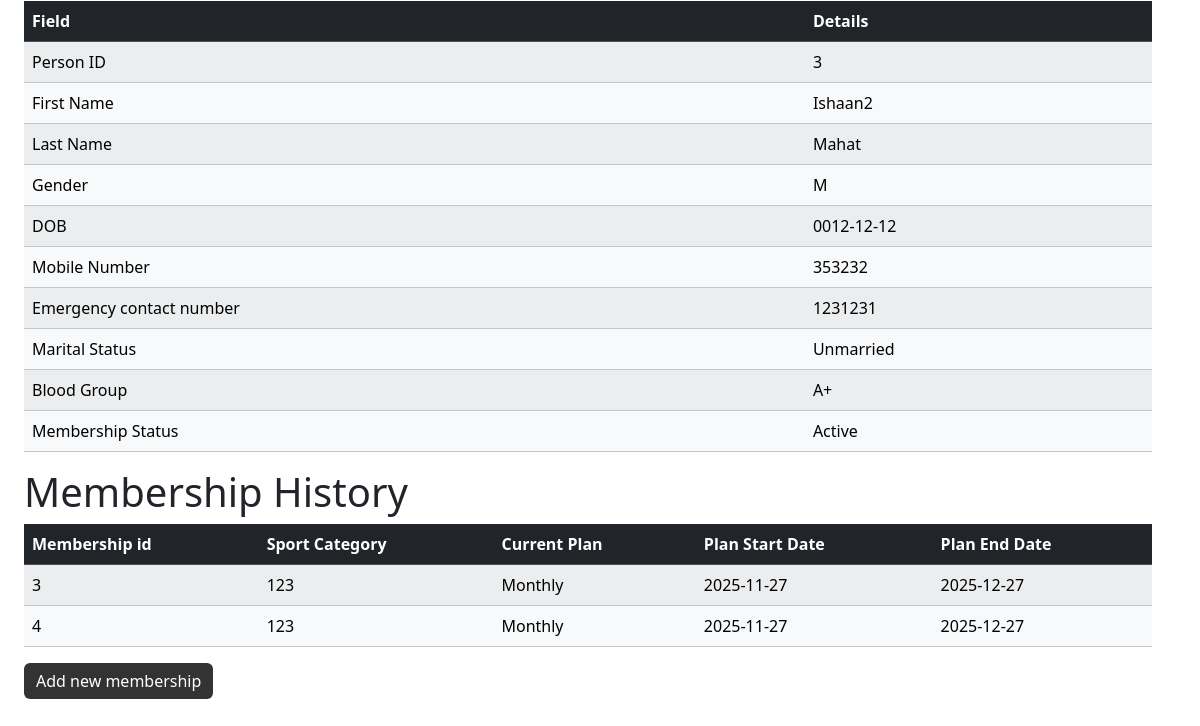
Page /fetch_data?member_id=3 (lower part) on the earlier database version.
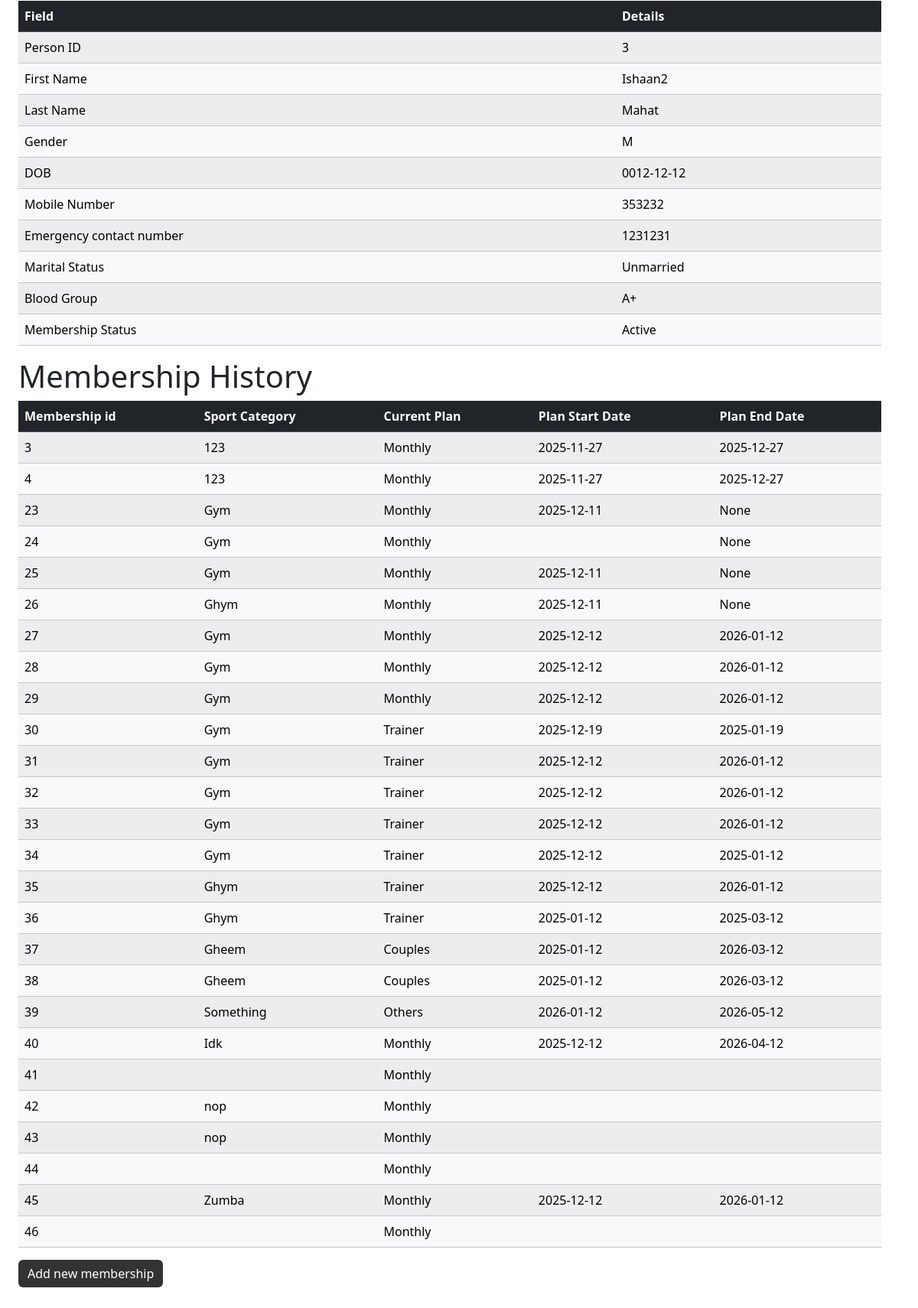
Same page on the later database version.
### tables this page shows
CREATE TABLE persons(
    person_id INTEGER, /*primary key for  member*/
    first_name TEXT,
    last_name TEXT,
    photo TEXT, /* passport size photo name, which will be stored in /static/uploads */
    gender VARCHAR(1),/* M or F or O (Male, Female, Other) */
    dob DATE,
    temporary_address TEXT,
    permanent_address TEXT,
    mobile_number TEXT,
    occupation TEXT,
    emergency_number TEXT,
    married INTEGER, /* 0 for unmarried 1 for married*/
    blood_group TEXT,
    PRIMARY KEY (person_id) /* Automatically increments the id for new record in the table */
);

CREATE TABLE memberships(
    membership_id INTEGER,
    sport_category TEXT,
    current_plan TEXT,
    plan_start_date DATE,
    plan_end_date DATE,
    member_id INTEGER,
    FOREIGN KEY (member_id) REFERENCES members(member_id)
    PRIMARY KEY(membership_id)
);

### app.py (the view)
@app.route("/fetch_data")
def fetch_data():
    id_in_url = request.args.get('member_id')
    details = db.execute("SELECT * FROM persons WHERE persons.person_id = ?", id_in_url)[0]
    ongoing_plans = db.execute("SELECT * FROM memberships WHERE member_id = ?", id_in_url)
    plan_ongoing = False
    if(len(ongoing_plans) != 0):
        plan_ongoing = True
    return render_template("fetch_data.html", current_page="member_data", details=details, plan_ongoing=plan_ongoing, ongoing_plans=ongoing_plans)

### templates/fetch_data.html (shortened to what this page needs)
{% extends "template.html" %}
{% block body %}
    <table class="table table-striped">
            <thead class="table-dark">
                <tr>
                        <th>Field</th>
                        <th>Details</th>
                </tr>
            </thead>
            <tbody class="table-light">
                    <tr>
                        <td>Person ID</td>
                        <td data-id="{{details['person_id']}}" id="fetched_person_id">{{details["person_id"]}}</td>
                    </tr>
                    <tr>
                        <td>First Name</td>
                        <td>{{details["first_name"]}}</td>
                    </tr>
                    <tr>
                        <td>Last Name</td>
                        <td>{{details["last_name"]}}</td>
                    </tr>
                    <tr>
                        <td>Gender</td>
                        <td>{{details["gender"]}}</td>
                    </tr>
                    <tr>
                        <td>DOB</td>
                        <td>{{details["dob"]}}</td>
                    </tr>
                     <tr>
                        <td>Mobile Number</td>
                        <td>{{details["mobile_number"]}}</td>
                    </tr>
                     <tr>
                        <td>Emergency contact number</td>
                        <td>{{details["emergency_number"]}}</td>
                    </tr>
                     <tr>
                        <td>Marital Status</td>
                        <td>
                            {% if details["married"] %}
                                Married
                            {% else %}
                                Unmarried
                            {% endif %}
                    </tr>
                     <tr>
                        <td>Blood Group</td>
                        <td>{{details["blood_group"]}}</td>
                    </tr>
                    <tr>
                        <td>Membership Status</td>
                        <td>{% if plan_ongoing %} Active {% else %} Inactive {% endif %}</td>
                    </tr>
            </tbody>
    </table>
    {% if plan_ongoing %}
        <h1>Membership History</h1>
        <div>
            <table class="table table-striped">
                <thead class="table-dark">
                    <th>Membership id</th>
                    <th>Sport Category</th>
                    <th>Current Plan</th>
                    <th>Plan Start Date</th>
                    <th>Plan End Date</th>
                </thead>
                <tbody class="table-light" id="membership_list_table">
                    {% for plan in ongoing_plans %}
                    <tr>
                        <td>{{plan.membership_id}}</td>
                        <td>{{plan.sport_category}}</td>
                        <td>{{plan.current_plan}}</td>
                        <td>{{plan.plan_start_date}}</td>
                        <td>{{plan.plan_end_date}}</td>
                    </tr>
                    {% endfor %}
                </tbody>
            </table>
        </div>
    {% endif %}
    <button id="membership_renewer" class="black-button btn btn-primary mb-3 d-flex align-items-center gap-3">Add new membership</button>
{% endblock %}

### templates/template.html (shortened to what this page needs)
<!DOCTYPE html>
<html lang="en">
<head>
</head>
<body>
    <link href="https://cdn.jsdelivr.net/npm/bootstrap@5.3.8/dist/css/bootstrap.min.css" rel="stylesheet">
    <link rel="stylesheet" href="/static/main.css">
{% block body %}
{% endblock %}
</body>
</html>

### static/main.css (style rules this page uses)
body { padding: 1%; }
body { margin: 2% 3% 4% 1%; }
.black-button { background: #333; border: #333; }

Differences in the rows shown:
added memberships: membership_id "23", sport_category "Gym", current_plan "Monthly", plan_start_date "2025-12-11", plan_end_date "None"
added memberships: membership_id "24", sport_category "Gym", current_plan "Monthly", plan_end_date "None"
added memberships: membership_id "25", sport_category "Gym", current_plan "Monthly", plan_start_date "2025-12-11", plan_end_date "None"
added memberships: membership_id "26", sport_category "Ghym", current_plan "Monthly", plan_start_date "2025-12-11", plan_end_date "None"
added memberships: membership_id "27", sport_category "Gym", current_plan "Monthly", plan_start_date "2025-12-12", plan_end_date "2026-01-12"
added memberships: membership_id "28", sport_category "Gym", current_plan "Monthly", plan_start_date "2025-12-12", plan_end_date "2026-01-12"
added memberships: membership_id "29", sport_category "Gym", current_plan "Monthly", plan_start_date "2025-12-12", plan_end_date "2026-01-12"
added memberships: membership_id "30", sport_category "Gym", current_plan "Trainer", plan_start_date "2025-12-19", plan_end_date "2025-01-19"
added memberships: membership_id "31", sport_category "Gym", current_plan "Trainer", plan_start_date "2025-12-12", plan_end_date "2026-01-12"
added memberships: membership_id "32", sport_category "Gym", current_plan "Trainer", plan_start_date "2025-12-12", plan_end_date "2026-01-12"
added memberships: membership_id "33", sport_category "Gym", current_plan "Trainer", plan_start_date "2025-12-12", plan_end_date "2026-01-12"
added memberships: membership_id "34", sport_category "Gym", current_plan "Trainer", plan_start_date "2025-12-12", plan_end_date "2025-01-12"
added memberships: membership_id "35", sport_category "Ghym", current_plan "Trainer", plan_start_date "2025-12-12", plan_end_date "2026-01-12"
added memberships: membership_id "36", sport_category "Ghym", current_plan "Trainer", plan_start_date "2025-01-12", plan_end_date "2025-03-12"
added memberships: membership_id "37", sport_category "Gheem", current_plan "Couples", plan_start_date "2025-01-12", plan_end_date "2026-03-12"
added memberships: membership_id "38", sport_category "Gheem", current_plan "Couples", plan_start_date "2025-01-12", plan_end_date "2026-03-12"
added memberships: membership_id "39", sport_category "Something", current_plan "Others", plan_start_date "2026-01-12", plan_end_date "2026-05-12"
added memberships: membership_id "40", sport_category "Idk", current_plan "Monthly", plan_start_date "2025-12-12", plan_end_date "2026-04-12"
added memberships: membership_id "41", current_plan "Monthly"
added memberships: membership_id "42", sport_category "nop", current_plan "Monthly"
added memberships: membership_id "43", sport_category "nop", current_plan "Monthly"
added memberships: membership_id "44", current_plan "Monthly"
added memberships: membership_id "45", sport_category "Zumba", current_plan "Monthly", plan_start_date "2025-12-12", plan_end_date "2026-01-12"
added memberships: membership_id "46", current_plan "Monthly"
